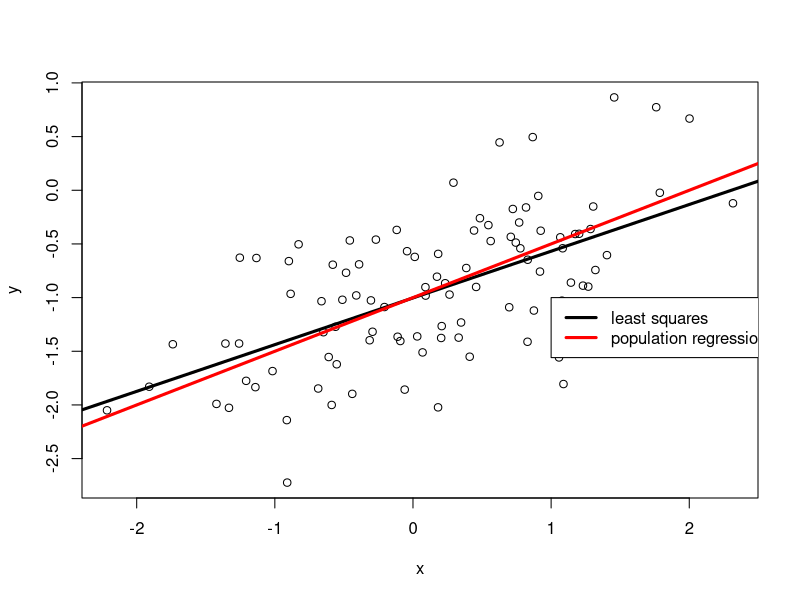
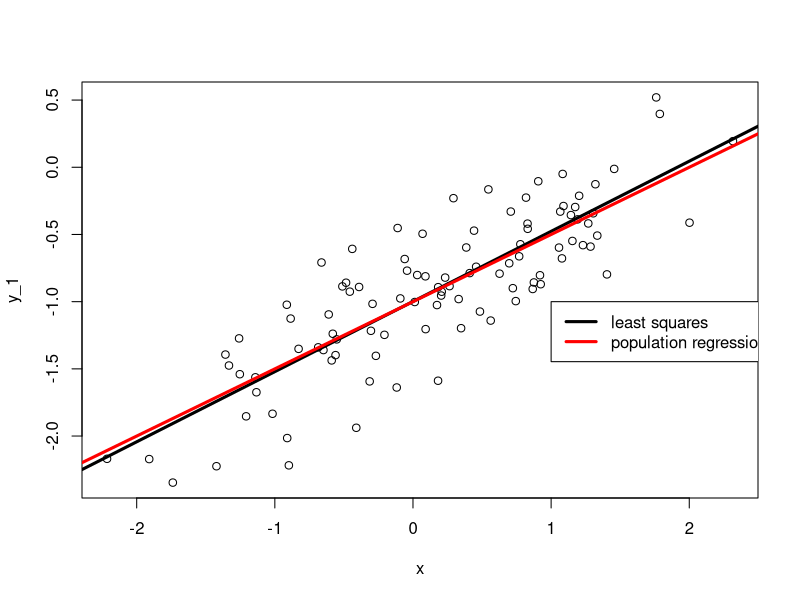
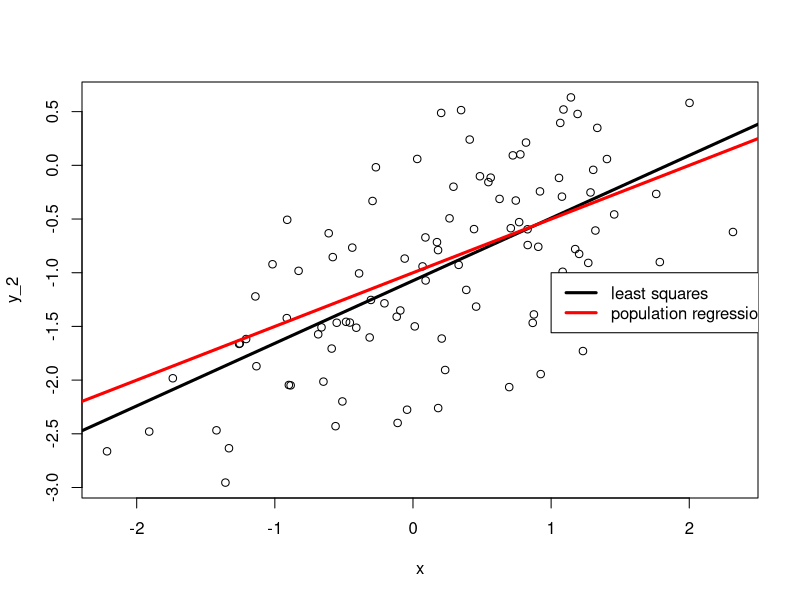
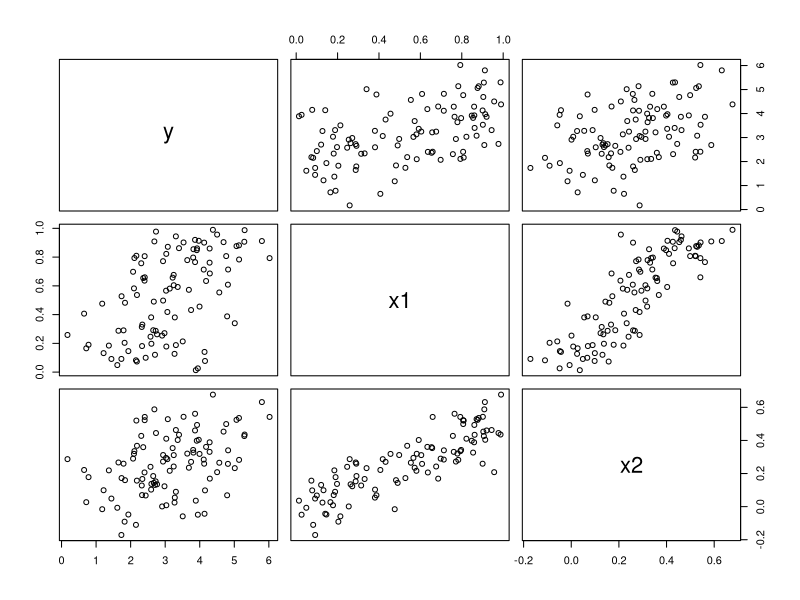
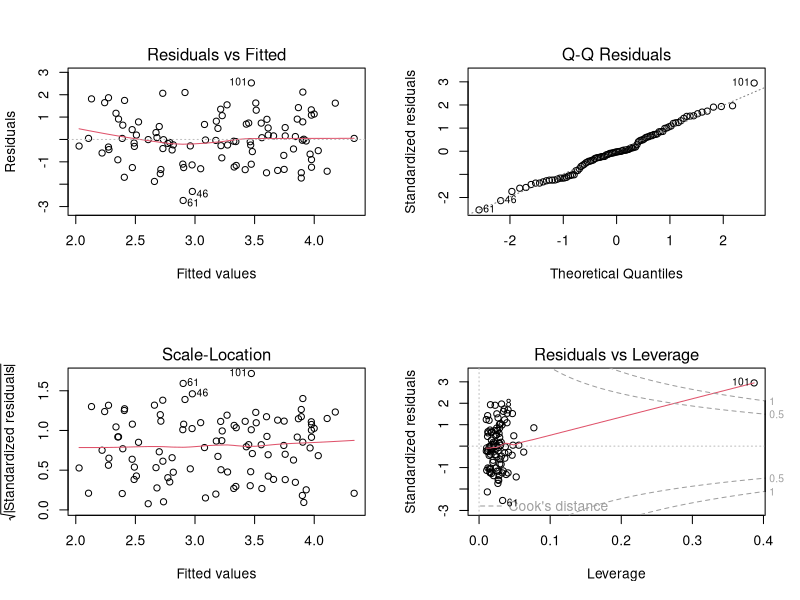
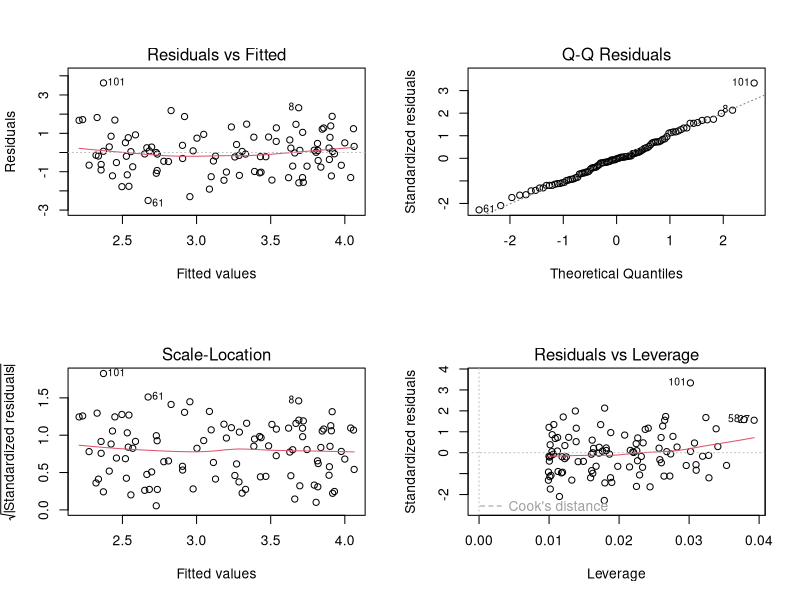
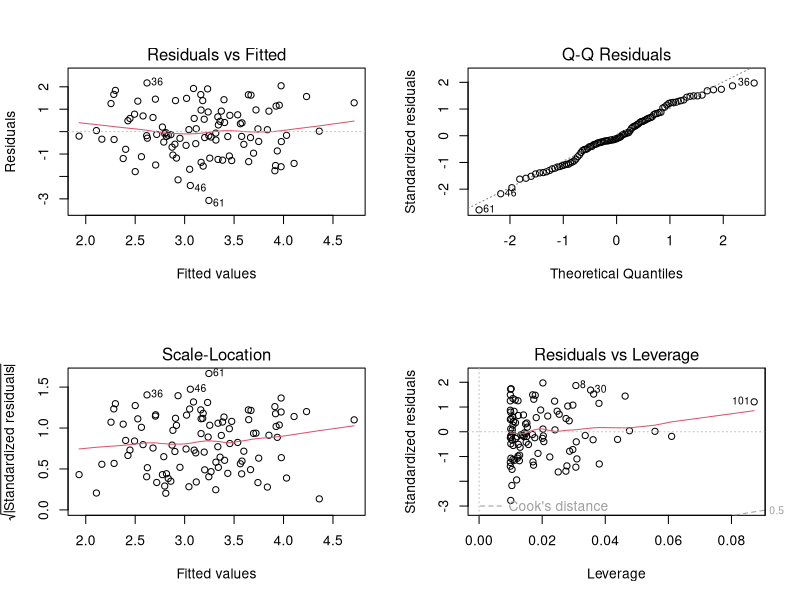
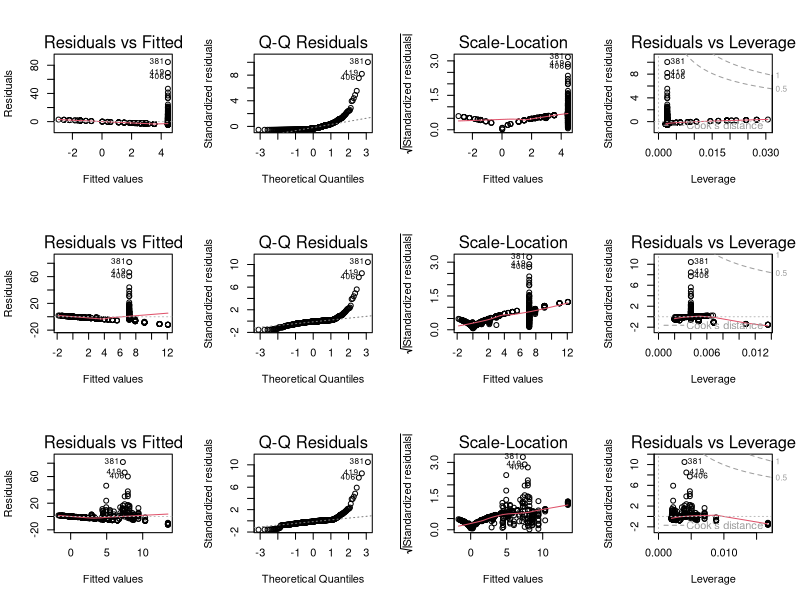

The R script that drew these images, in order:
#VJ Davey
#11/11/16
#Machine Learning
#Assignment2.R
rm(list=ls())
   
   
#####################
#### QUESTION 1 #####
#####################
set.seed(5072)
#Using the rnorm() function, create a vector named x, containing 100 observations drawn from a N(0, 1) distribution. 
x<-rnorm(100, mean = 0, sd = 1)
#Using the rnorm() function, create a vector named eps, containing 100 observations drawn from a N(0,0.25) distribution that is, a normal distribution with mean zero and variance 0.25. 
#standard deviation is the square root of the variance. 
eps<-rnorm(100, mean = 0, sd=sqrt(0.25))
#Using x and eps, generate a vector named y according to the model in the pdf
y<- -1 + 0.5*x+eps
#Display the length of y.
length(y)
#On a single comment line, indicate what the values of beta-0 and beta-1 are in this linear model. 
#   beta-0 is -1, beta-1 is 0.5

#Create a scatterplot displaying the relationship between x and y. 
plot(x,y)

#Again on a single comment line, comment briefly on the type of relationship you observe (positive or negative), the degree of linearity what you observe, and the amount of variability you observe.
#   I observe a positive relationship, an obeservable degree of linearity, and a decent amount of variability

#Fit a least squares linear model to predict y using x. 
lm.fit<-lm(y~x)
#What are beta-0-hat and beta-1-hat (recall the coef() extractor function)? 
#   beta-0-hat is -1.003 ; beta-1-hat is .0435
coef(lm.fit)
#How do they compare with beta-0 and beta-1?
#   beta-0-hat is really close to beta-0. beta-1-hat is sort of close too, but its off by several hundreths.

#Display the least squares line on the scatterplot obtained above in black
abline(lm.fit, lwd=3, col="black")
#Display the population regression line on the plot, in red.
abline(-1, 0.5, lwd=3,col="red")
#Use the legend() command to create an appropriate legend. 
legend(-1,legend = c("least squares", "population regression"), col=c("black","red"), lwd=3)
#Fit a polynomial regression model that predicts y using x and x2.
lm.fit2 = lm(y~x+I(x^2))
#Comment on whether or not there is there evidence that the quadratic term improves the model fit, and briefly explain your answer
#   There isn't evidence that the quadratic term has improved the model fit. The F-Statistic is .3277 and the P statistic is not exactly near zero, ergo we must assume there is no discernable difference in the fit of the two models.
anova(lm.fit, lm.fit2)
#Repeat b)-m) after modifying the data generation process in such a way that there is less noise in the data.
#Do this by changing the variance of the model eps in d) to 0.1. Otherwise, the model should remain the same
#   we continue to observe positive linear relationships. We see less variability than the first fit. We have a beta-0-hat near 0.5 and a beta-1-hat near -1.
eps_1<-rnorm(100, mean = 0, sd=sqrt(0.1))
y_1<- -1 + 0.5*x+eps_1
length(y_1)
plot(x,y_1)
lm.fit_1<-lm(y_1~x)
coef(lm.fit_1)
abline(lm.fit_1, lwd=3, col="black")
abline(-1, 0.5, lwd=3,col="red")
legend(-1,legend = c("least squares", "population regression"), col=c("black","red"), lwd=3)

#Repeat b)-m) after modifying the data generation process in such a way that there is more noise in the data
#   we continue to obeserve positive linear relationships. We have more variability than the first fit. We have with a beta-1-hat around -1 and a beta-0-hat that begins to veer toward 0.6
eps_2<-rnorm(100, mean = 0, sd=sqrt(0.5))
y_2<- -1 + 0.5*x+eps_2
length(y_2)
plot(x,y_2)
lm.fit_2<-lm(y_2~x)
coef(lm.fit_2)
abline(lm.fit_2, lwd=3, col="black")
abline(-1, 0.5, lwd=3,col="red")
legend(-1,legend = c("least squares", "population regression"), col=c("black","red"), lwd=3)


#Contrast the closeness of the fit to the population regression line among all three levels of population variance 
#   The less variance, the closer the fit is to the population regression line and vice versa

#Display the 95% confidence intervals for beta-0 and beta-1 based on the original data set, the noisier data set, and the less noisy data set. 
confint(lm.fit, level = 0.95)
confint(lm.fit_1, level = 0.95)
confint(lm.fit_2, level = 0.95)
#Comment on the reason why the widths of the confidence intervals are as observed. 
#   The widths of the confidence intervals are as observed because of changes in the variance between least squares models. Their intervals correspond with the level of variance each fit was given.



#####################
#### QUESTION 2 #####
#####################
#a)
set.seed(5072)
x1=runif(100)
x2 = 0.5 *  x1 + rnorm(100)/10 
y= 2+2* x1 + 0.3* x2 + rnorm(100) 
#On a single comment line, indicate what the values of beta-0, beta-1 and beta-2 are in this linear model. 
#   beta-0 is 2, beta-1 is 2, beta-2 is 0.3

#Display the Pearson correlation coefficients of y, x1 and x2. 
cor(y,x1, method="pearson")
cor(y,x2, method="pearson")
cor(x1,x2, method="pearson")
# Create scatterplots displaying the relationship between y, x1 and x2
#first create a dataframe holding all 3 
df = data.frame(y,x1,x2)
pairs(df)
# Comment of the correlations among these variables,
#   x1 and x2 seem to be more correlated to eachother than either is to y 

#Using this data, fit a least squares regression model called lm.fit.both to predict y using x1 and x2. 
lm.fit<- lm(y~x1+x2)
#Display the values of beta-0-hat, beta-1-hat, and beta-2-hat.
coef(lm.fit)
summary(lm.fit)
#Comment on the statistical significance of the beta-hats
#   statistically these values are somewhat near the true beta values. They have high std error rates though.

#Can you reject the null hypothesis H0: beta-1 = 0? How about the null hypothesis H0: beta-2 = 0? Explain how you arrived at this conclusion
#   we reject the null hypothesis for beta-1=0 due to its p-value being below 5%. We cannot reject the null hypothesis for beta-2 because its p-value is greater than 5%

#Fit a least squares regression model called lm.fit.justx1 to predict y using only x1. 
lm.fit.justx1 = lm(y~x1)
summary(lm.fit.justx1)
#   you can reject the null hypothesis that beta-1=0 due to the p-value for beta-1-hat being noticeably lower than 5% and close to zero

#Fit a least squares regression model called lm.fit.justx2 to predict y using only x2. 
lm.fit.justx2 = lm(y~x2)
summary(lm.fit.justx2)
#   you can reject the null hypothesis that beta-2=0 due to the p-value being noticeably lower than 5% and close to zero

#Do the results obtained in j)-m) contradict the results obtained in f)-i)? Explain your answer.
#   No these results do not contradict each other. It becomes difficult to establish linear relationships when several predictors are taken together. By seperating them and evaluating pairs the relationships between sets can be better observed.
#Add a point
x1=c(x1 , 0.1)
x2=c(x2 , 0.8)
y=c(y,6)
#Re-fit the linear models from f)-m) using this new data
lm.fit<- lm(y~x1+x2)
#Display the values of beta-0-hat, beta-1-hat, and beta-2-hat.
coef(lm.fit)
summary(lm.fit)
#   statistically these values are further from the original beta values. The std error rates have decreased though.
#Can you reject the null hypothesis H0: beta-1 = 0? How about the null hypothesis H0: beta-2 = 0? Explain how you arrived at this conclusion
#   we reject the null hypothesis for beta-1=0 due to its p-value being below 5%. We cannot reject the null hypothesis for beta-2 because its p-value is greater than 5%, though it is much closer to 5% this time around
lm.fit.justx1 = lm(y~x1)
summary(lm.fit.justx1)
lm.fit.justx2 = lm(y~x2)
summary(lm.fit.justx2)
#   this new observation effects the lm.fit model by increasing the significance of the p-value of beta-2
#   it effects the second and third models by adjusting their estimates, but their p-values remain below 5%
par(mfrow=c(2,2))
plot(lm.fit) #here we see that point 101 is high leverage, and possibly an outlier
par(mfrow=c(2,2))
plot(lm.fit.justx1) #point 101 is not necessarily high leverage here
par(mfrow=c(2,2))
plot(lm.fit.justx2) #here we see that point 101 is a high leverage point


#####################
#### QUESTION 3 #####
#####################
#insert function citation: http://stackoverflow.com/questions/18951248/insert-elements-in-a-vector-in-r
insert.at <- function(a, pos, ...){
  dots <- list(...)
  stopifnot(length(dots)==length(pos))
  result <- vector("list",2*length(pos)+1)
  result[c(TRUE,FALSE)] <- split(a, cumsum(seq_along(a) %in% (pos+1)))
  result[c(FALSE,TRUE)] <- dots
  unlist(result)
}

library(MASS)
set.seed(5072)
attach(Boston)
tbl<-matrix(ncol=5)
#change graphics window up here and plot while for loop runs
par(mfrow=c(3,4))
models<-c("crim~zn","crim~indus","crim~chas","crim~nox", "crim~age", "crim~dis", "crim~rad","crim~tax","crim~ptratio","crim~black","crim~medv","crim~lstat")
for(item in models){
  fit <-lm(paste(item))
  tbl<-rbind(tbl,c(item, summary(fit)$fstatistic[1],anova(fit)$`Pr(>F)`[1], coef(fit)))
  if(anova(fit)$`Pr(>F)`[1] < 0.05){
    plot(fit)
  }
}
#hard add the rm to avoid errors
lm.crim_rm<-lm(crim~rm)
tbl<-rbind(tbl,c("crim~rm", summary(lm.crim_rm)$fstatistic[1],anova(lm.crim_rm)$`Pr(>F)`[1], coef(lm.crim_rm)))
plot(lm.crim_rm)
tbl
#In which of the models is there a statistically significant association between the predictor and the response?
#   There is a statistically significant association between the predictor and the response between all of them except for chas
par(mfrow=c(1,1))
#Fit a multiple regression model to predict the response using all of the predictors. 
lm.all = lm(crim~., data=Boston)
data_matrix<-coef(summary(lm.all))
data_matrix[data_matrix[,4]<0.05,,drop=FALSE]
# Compare your results from (a) to your results from (d)
#create a vector to hold all the x_values
vars = labels(Boston)[[2]][2:14]
x_vals=c()
for(item in vars){
  if (item!=vars[5]){
    x=coef(lm(paste("crim~",item)))[2]
    x_vals<-c(x_vals,x)
  }
}
#hard insert rm coeff at position 5
addition = coef(lm(crim~rm))[2]
x_vals<-insert.at(x_vals, c(5), addition)
y_vals<-coef(lm.all)[2:14]
plot(x_vals,y_vals)

#Use this plot to comment on the level of agreement between the simple and multiple regression approaches. Which approach produces the most accurate reflection of the population parameters

#Is there evidence of non-linear association between any of the predictors and the response? 
poly_models = list()
models = list()
num=1
tbl<-matrix(ncol=3)
for(item in vars){
  #chas will be unincluded since it only has two unique points
  if(item!="chas" & item!="rm"){
  fit<-lm(paste("crim~poly(",item,",3)"))
  poly_models<-c(poly_models,list(fit))
  sapply(poly_models,class)
  
  #create list of models down here, probably should have done it this way up top, but im not about to fix what doesnt appear to be broke
  fit<-lm(paste("crim~",item))
  models<-c(models,list(fit))
  sapply(models,class)
  
  #item_row<-c(item, anova(models[[num]],poly_models[[num]])$F[2], anova(models[[num]],poly_models[[num]])$`Pr(>F)`[2])
  tbl<-rbind(tbl,c(item, anova(models[[num]],poly_models[[num]])$F[2], anova(models[[num]],poly_models[[num]])$`Pr(>F)`[2]))
  num = num + 1
  }
}
#hard add rm statistics
fit<-lm(crim~poly(rm,3))
poly_models<-c(poly_models,list(fit))
sapply(poly_models,class)

fit<-lm(crim~rm)
models<-c(models,list(fit))
sapply(models,class)

#item_row<-c("rm", anova(models[[num]],poly_models[[num]])$F[2], anova(models[[num]],poly_models[[num]])$`Pr(>F)`[2])
tbl<-rbind(tbl,c("rm", anova(models[[num]],poly_models[[num]])$F[2], anova(models[[num]],poly_models[[num]])$`Pr(>F)`[2]))
tbl<-as.table(tbl)
colnames(tbl)<-c("predictor","fstat","pvalueofFstat")
tbl[order(-as.double(tbl[,2])),]
#we can reject the null hyptothesis that there is no difference between the fit of the two models for all of the predictors except for black and chas. black is above 0.05 and chas is not charted

